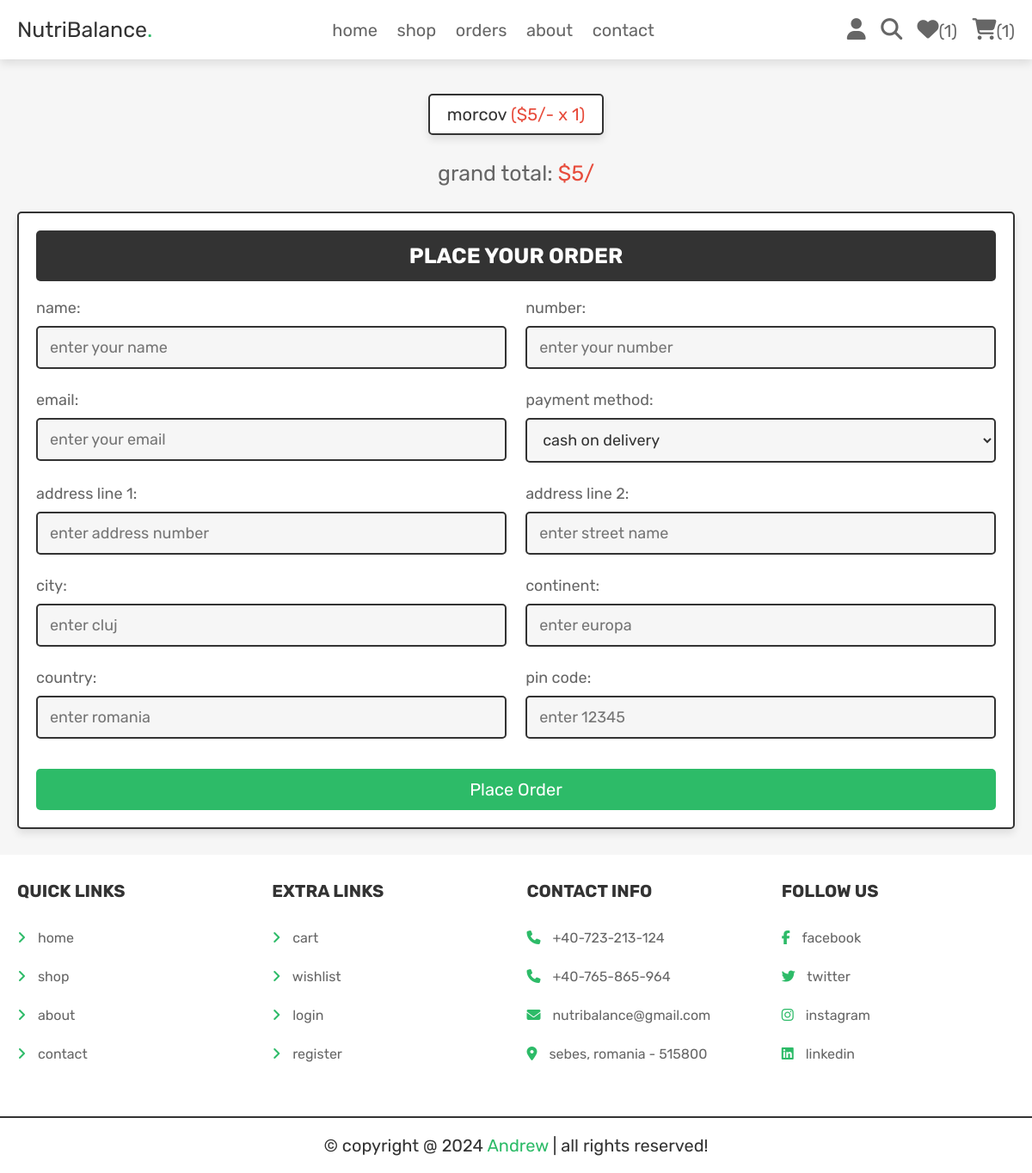
Page /checkout.php (signed in) on the committed database.
### tables this page shows
CREATE TABLE `cart` (
  `id` int NOT NULL,
  `user_id` int NOT NULL,
  `cid` int NOT NULL,
  `nume` varchar(150) NOT NULL,
  `pret` int NOT NULL,
  `cantitate` int NOT NULL,
  `imagine` varchar(150) NOT NULL
);

### checkout.php (the view, shortened to what this page needs)
<?php
include 'conexiune.php';
$user_id = $_SESSION['user_id'];
?>
<!DOCTYPE html>
<html lang="en">
<head>
 <link rel="stylesheet" href="https://cdnjs.cloudflare.com/ajax/libs/font-awesome/6.5.2/css/all.min.css">
<link rel="stylesheet" href="CSS/style.css">
</head>
<body>
<?php include 'header.php';?>
<section class="display-orders">
  <?php
     $cart_grand_total = 0;
     $select_cart_items = $conexiune->prepare("SELECT * FROM `cart` WHERE user_id = ?");
     $select_cart_items->bind_param('i', $user_id);
     $select_cart_items->execute();
     $result_select = $select_cart_items->get_result();
     if($result_select->num_rows > 0){
       while($fetch_cart_items = $result_select->fetch_assoc()){
           $cart_total_price = ($fetch_cart_items['pret'] * $fetch_cart_items['cantitate']);
           $cart_grand_total += $cart_total_price;
  ?>
   <p> <?= $fetch_cart_items['nume']; ?> <span>(<?= '$'. $fetch_cart_items['pret'].'/- x  '.  $fetch_cart_items['cantitate']; ?>)</span> </p>
  <?php
       }
    }else{
   echo '<p class="empty">your cart is empty!</p>';
   }
  ?>
  <div class="grand-total">grand total: <span>$<?= $cart_grand_total; ?>/</span></div>
</section>
<section class="checkout-orders">
   <form action="" method="POST">
   <h3>place your order</h3>
   <div class="flex">
      <div class="inputBox">
        <span>name: </span>
        <input type="text" name="name" placeholder="enter your name" class="box" required>
      </div>
      <div class="inputBox">
        <span>number: </span>
        <input type="number" name="number" placeholder="enter your number" class="box" required>
      </div>
      <div class="inputBox">
        <span>email: </span>
        <input type="email" name="email" placeholder="enter your email" class="box" required>
      </div>
      <div class="inputBox">
        <span>payment method: </span>
         <select name="method" class="box" required>
            <option value="cash on delivery">cash on delivery</option>
         </select>
      </div>
      <div class="inputBox">
        <span>address line 1: </span>
        <input type="text" name="flat" placeholder="enter address number" class="box" required>
      </div>
      <div class="inputBox">
        <span>address line 2: </span>
        <input type="text" name="street" placeholder="enter street name" class="box" required>
      </div>
      <div class="inputBox">
        <span>city: </span>
        <input type="text" name="city" placeholder="enter cluj" class="box" required>
      </div>
      <div class="inputBox">
        <span>continent: </span>
        <input type="text" name="state" placeholder="enter europa" class="box" required>
      </div>
      <div class="inputBox">
        <span>country: </span>
        <input type="text" name="country" placeholder="enter romania" class="box" required>
      </div>
      <div class="inputBox">
        <span>pin code: </span>
        <input type="number" min="0" name="pin_code" placeholder="enter 12345" class="box" required>
      </div>
      <input type="submit" name="order" class="btn  <?= ($cart_grand_total > 1)?'':'disabled'; ?>" value="place order">
   </div>
   </form>
</section>
<?php include 'footer.php';
?>
</body>
</html>

### CSS/style.css (style rules this page uses)
.display-orders { text-align: center; padding-bottom: 0; }
.display-orders p { text-align: center; display: inline-block; padding: 1rem 2rem; margin: 1rem 0.5rem; font-size: 2rem; text-align: center; border: var(--border); background-color: var(--white); box-shadow: var(--box-shadow); border-radius: 0.5rem; }
.display-orders p span { color: var(--red); }
.display-orders .grand-total { margin-top: 2rem; font-size: 2.5rem; color: var(--light-color); }
.display-orders .grand-total span { color: var(--red); }
.checkout-orders form { padding: 2rem; border: var(--border); background-color: var(--white); box-shadow: var(--box-shadow); border-radius: 0.5rem; }
.checkout-orders form h3 { border-radius: 0.5rem; background-color: var(--black); color: var(--white); padding: 1.5rem 1rem; text-align: center; text-transform: uppercase; margin-bottom: 2rem; font-size: 2.5rem; }
.checkout-orders form .flex { display: flex; flex-wrap: wrap; gap: 1.5rem; justify-content: space-between; }
.checkout-orders form .flex .inputBox { width: 49%; }
.checkout-orders form .flex .inputBox .box { width: 100%; border: var(--border); border-radius: 0.5rem; font-size: 1.8rem; color: var(--black); padding: 1.2rem 1.4rem; margin: 1rem 0; background-color: var(--light-bg); }
.checkout-orders form .flex .inputBox span { font-size: 1.8rem; color: var(--light-color); }

### CSS/componente.css (style rules this page uses)
:root { --green: #2dbb68; --orange: #ffad33; --red: #e74c3c; --black: #333; --light-color: #666; --white: #fff; --light-bg: #f6f6f6; --border: 0.2rem solid var(--black); --box-shadow: 0 0.5rem 1rem rgba(0, 0, 0, 0.1); }
* { font-family: "Rubik", sans-serif; margin: 0; padding: 0; box-sizing: border-box; outline: none; border: none; text-decoration: none; color: var(--black); }
body { background-color: var(--light-bg); }
html { font-size: 62.5%; overflow-x: hidden; scroll-behavior: smooth; scroll-padding-top: 6.5rem; }
section { padding: 3rem 2rem; max-width: 1200px; margin: 0 auto; }
.btn, .delete-btn, .option-btn { width: 100%; margin-top: 1rem; border-radius: 0.5rem; padding: 1.2rem 1.4rem; display: block; font-size: 2rem; color: var(--white); cursor: pointer; text-transform: capitalize; text-align: center; }
.btn { background-color: var(--green); }

### rows in the picture
cart: nume "morcov", pret "5", cantitate "1"

### other values in the picture
$result_countwish->num_rows "1"
$result_count->num_rows "1"
$cart_grand_total "5"
